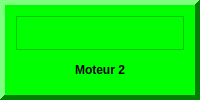
            <widget class="QFrame" name="F8">
             <property name="palette">
              <palette>
               <active>
                <colorrole role="WindowText">
                 <brush brushstyle="SolidPattern">
                  <color alpha="255">
                   <red>0</red>
                   <green>0</green>
                   <blue>0</blue>
                  </color>
                 </brush>
                </colorrole>
                <colorrole role="Button">
                 <brush brushstyle="SolidPattern">
                  <color alpha="255">
                   <red>0</red>
                   <green>255</green>
                   <blue>0</blue>
                  </color>
                 </brush>
                </colorrole>
                <colorrole role="Light">
                 <brush brushstyle="SolidPattern">
                  <color alpha="255">
                   <red>127</red>
                   <green>255</green>
                   <blue>127</blue>
                  </color>
                 </brush>
                </colorrole>
                <colorrole role="Midlight">
                 <brush brushstyle="SolidPattern">
                  <color alpha="255">
                   <red>63</red>
                   <green>255</green>
                   <blue>63</blue>
                  </color>
                 </brush>
                </colorrole>
                <colorrole role="Dark">
                 <brush brushstyle="SolidPattern">
                  <color alpha="255">
                   <red>0</red>
                   <green>127</green>
                   <blue>0</blue>
                  </color>
                 </brush>
                </colorrole>
                <colorrole role="Mid">
                 <brush brushstyle="SolidPattern">
                  <color alpha="255">
                   <red>0</red>
                   <green>170</green>
                   <blue>0</blue>
                  </color>
                 </brush>
                </colorrole>
                <colorrole role="Text">
                 <brush brushstyle="SolidPattern">
                  <color alpha="255">
                   <red>0</red>
                   <green>0</green>
                   <blue>0</blue>
                  </color>
                 </brush>
                </colorrole>
                <colorrole role="BrightText">
                 <brush brushstyle="SolidPattern">
                  <color alpha="255">
                   <red>255</red>
                   <green>255</green>
                   <blue>255</blue>
                  </color>
                 </brush>
                </colorrole>
                <colorrole role="ButtonText">
                 <brush brushstyle="SolidPattern">
                  <color alpha="255">
                   <red>0</red>
                   <green>0</green>
                   <blue>0</blue>
                  </color>
                 </brush>
                </colorrole>
                <colorrole role="Base">
                 <brush brushstyle="SolidPattern">
                  <color alpha="255">
                   <red>255</red>
                   <green>255</green>
                   <blue>255</blue>
                  </color>
                 </brush>
                </colorrole>
                <colorrole role="Window">
                 <brush brushstyle="SolidPattern">
                  <color alpha="255">
                   <red>0</red>
                   <green>255</green>
                   <blue>0</blue>
                  </color>
                 </brush>
                </colorrole>
                <colorrole role="Shadow">
                 <brush brushstyle="SolidPattern">
                  <color alpha="255">
                   <red>0</red>
                   <green>0</green>
                   <blue>0</blue>
                  </color>
                 </brush>
                </colorrole>
                <colorrole role="AlternateBase">
                 <brush brushstyle="SolidPattern">
                  <color alpha="255">
                   <red>127</red>
                   <green>255</green>
                   <blue>127</blue>
                  </color>
                 </brush>
                </colorrole>
                <colorrole role="ToolTipBase">
                 <brush brushstyle="SolidPattern">
                  <color alpha="255">
                   <red>255</red>
                   <green>255</green>
                   <blue>220</blue>
                  </color>
                 </brush>
                </colorrole>
                <colorrole role="ToolTipText">
                 <brush brushstyle="SolidPattern">
                  <color alpha="255">
                   <red>0</red>
                   <green>0</green>
                   <blue>0</blue>
                  </color>
                 </brush>
                </colorrole>
               </active>
               <inactive>
                <colorrole role="WindowText">
                 <brush brushstyle="SolidPattern">
                  <color alpha="255">
                   <red>0</red>
                   <green>0</green>
                   <blue>0</blue>
                  </color>
                 </brush>
                </colorrole>
                <colorrole role="Button">
                 <brush brushstyle="SolidPattern">
                  <color alpha="255">
                   <red>0</red>
                   <green>255</green>
                   <blue>0</blue>
                  </color>
                 </brush>
                </colorrole>
                <colorrole role="Light">
                 <brush brushstyle="SolidPattern">
                  <color alpha="255">
                   <red>127</red>
                   <green>255</green>
                   <blue>127</blue>
                  </color>
                 </brush>
                </colorrole>
                <colorrole role="Midlight">
                 <brush brushstyle="SolidPattern">
                  <color alpha="255">
                   <red>63</red>
                   <green>255</green>
                   <blue>63</blue>
                  </color>
                 </brush>
                </colorrole>
                <colorrole role="Dark">
                 <brush brushstyle="SolidPattern">
                  <color alpha="255">
                   <red>0</red>
                   <green>127</green>
                   <blue>0</blue>
                  </color>
                 </brush>
                </colorrole>
                <colorrole role="Mid">
                 <brush brushstyle="SolidPattern">
                  <color alpha="255">
                   <red>0</red>
                   <green>170</green>
                   <blue>0</blue>
                  </color>
                 </brush>
                </colorrole>
                <colorrole role="Text">
                 <brush brushstyle="SolidPattern">
                  <color alpha="255">
                   <red>0</red>
                   <green>0</green>
                   <blue>0</blue>
                  </color>
                 </brush>
                </colorrole>
                <colorrole role="BrightText">
                 <brush brushstyle="SolidPattern">
                  <color alpha="255">
                   <red>255</red>
                   <green>255</green>
                   <blue>255</blue>
                  </color>
                 </brush>
                </colorrole>
                <colorrole role="ButtonText">
                 <brush brushstyle="SolidPattern">
                  <color alpha="255">
                   <red>0</red>
                   <green>0</green>
                   <blue>0</blue>
                  </color>
                 </brush>
                </colorrole>
                <colorrole role="Base">
                 <brush brushstyle="SolidPattern">
                  <color alpha="255">
                   <red>255</red>
                   <green>255</green>
                   <blue>255</blue>
                  </color>
                 </brush>
                </colorrole>
                <colorrole role="Window">
                 <brush brushstyle="SolidPattern">
                  <color alpha="255">
                   <red>0</red>
                   <green>255</green>
                   <blue>0</blue>
                  </color>
                 </brush>
                </colorrole>
                <colorrole role="Shadow">
                 <brush brushstyle="SolidPattern">
                  <color alpha="255">
                   <red>0</red>
                   <green>0</green>
                   <blue>0</blue>
                  </color>
                 </brush>
                </colorrole>
                <colorrole role="AlternateBase">
                 <brush brushstyle="SolidPattern">
                  <color alpha="255">
                   <red>127</red>
                   <green>255</green>
                   <blue>127</blue>
                  </color>
                 </brush>
                </colorrole>
                <colorrole role="ToolTipBase">
                 <brush brushstyle="SolidPattern">
                  <color alpha="255">
                   <red>255</red>
                   <green>255</green>
                   <blue>220</blue>
                  </color>
                 </brush>
                </colorrole>
                <colorrole role="ToolTipText">
                 <brush brushstyle="SolidPattern">
                  <color alpha="255">
                   <red>0</red>
                   <green>0</green>
                   <blue>0</blue>
                  </color>
                 </brush>
                </colorrole>
               </inactive>
               <disabled>
                <colorrole role="WindowText">
                 <brush brushstyle="SolidPattern">
                  <color alpha="255">
                   <red>0</red>
                   <green>127</green>
                   <blue>0</blue>
                  </color>
                 </brush>
                </colorrole>
                <colorrole role="Button">
                 <brush brushstyle="SolidPattern">
                  <color alpha="255">
                   <red>0</red>
                   <green>255</green>
                   <blue>0</blue>
                  </color>
                 </brush>
                </colorrole>
                <colorrole role="Light">
                 <brush brushstyle="SolidPattern">
                  <color alpha="255">
                   <red>127</red>
                   <green>255</green>
                   <blue>127</blue>
                  </color>
                 </brush>
                </colorrole>
                <colorrole role="Midlight">
                 <brush brushstyle="SolidPattern">
                  <color alpha="255">
                   <red>63</red>
                   <green>255</green>
                   <blue>63</blue>
                  </color>
                 </brush>
                </colorrole>
                <colorrole role="Dark">
                 <brush brushstyle="SolidPattern">
                  <color alpha="255">
                   <red>0</red>
                   <green>127</green>
                   <blue>0</blue>
                  </color>
                 </brush>
                </colorrole>
                <colorrole role="Mid">
                 <brush brushstyle="SolidPattern">
                  <color alpha="255">
                   <red>0</red>
                   <green>170</green>
                   <blue>0</blue>
                  </color>
                 </brush>
                </colorrole>
                <colorrole role="Text">
                 <brush brushstyle="SolidPattern">
                  <color alpha="255">
                   <red>0</red>
                   <green>127</green>
                   <blue>0</blue>
                  </color>
                 </brush>
                </colorrole>
                <colorrole role="BrightText">
                 <brush brushstyle="SolidPattern">
                  <color alpha="255">
                   <red>255</red>
                   <green>255</green>
                   <blue>255</blue>
                  </color>
                 </brush>
                </colorrole>
                <colorrole role="ButtonText">
                 <brush brushstyle="SolidPattern">
                  <color alpha="255">
                   <red>0</red>
                   <green>127</green>
                   <blue>0</blue>
                  </color>
                 </brush>
                </colorrole>
                <colorrole role="Base">
                 <brush brushstyle="SolidPattern">
                  <color alpha="255">
                   <red>0</red>
                   <green>255</green>
                   <blue>0</blue>
                  </color>
                 </brush>
                </colorrole>
                <colorrole role="Window">
                 <brush brushstyle="SolidPattern">
                  <color alpha="255">
                   <red>0</red>
                   <green>255</green>
                   <blue>0</blue>
                  </color>
                 </brush>
                </colorrole>
                <colorrole role="Shadow">
                 <brush brushstyle="SolidPattern">
                  <color alpha="255">
                   <red>0</red>
                   <green>0</green>
                   <blue>0</blue>
                  </color>
                 </brush>
                </colorrole>
                <colorrole role="AlternateBase">
                 <brush brushstyle="SolidPattern">
                  <color alpha="255">
                   <red>0</red>
                   <green>255</green>
                   <blue>0</blue>
                  </color>
                 </brush>
                </colorrole>
                <colorrole role="ToolTipBase">
                 <brush brushstyle="SolidPattern">
                  <color alpha="255">
                   <red>255</red>
                   <green>255</green>
                   <blue>220</blue>
                  </color>
                 </brush>
                </colorrole>
                <colorrole role="ToolTipText">
                 <brush brushstyle="SolidPattern">
                  <color alpha="255">
                   <red>0</red>
                   <green>0</green>
                   <blue>0</blue>
                  </color>
                 </brush>
                </colorrole>
               </disabled>
              </palette>
             </property>
             <property name="frameShape">
              <enum>QFrame::Panel</enum>
             </property>
             <property name="frameShadow">
              <enum>QFrame::Raised</enum>
             </property>
             <property name="lineWidth">
              <number>5</number>
             </property>
             <layout class="QGridLayout" name="gridLayout_12">
              <item row="0" column="0">
               <layout class="QVBoxLayout" name="verticalLayout_8">
                <item>
                 <widget class="QFrame" name="frame_2">
                  <property name="frameShape">
                   <enum>QFrame::StyledPanel</enum>
                  </property>
                  <property name="frameShadow">
                   <enum>QFrame::Raised</enum>
                  </property>
                  <layout class="QGridLayout" name="gridLayout_16">
                   <item row="0" column="0">
                    <layout class="QHBoxLayout" name="horizontalLayout_11">
                     <item>
                      <widget class="QLabel" name="M21">
                       <property name="text">
                        <string/>
                       </property>
                       <property name="pixmap">
                        <pixmap resource="images.qrc">:/icones/rouge</pixmap>
                       </property>
                       <property name="alignment">
                        <set>Qt::AlignCenter</set>
                       </property>
                      </widget>
                     </item>
                     <item>
                      <widget class="QLabel" name="M22">
                       <property name="text">
                        <string/>
                       </property>
                       <property name="pixmap">
                        <pixmap resource="images.qrc">:/icones/vert</pixmap>
                       </property>
                       <property name="alignment">
                        <set>Qt::AlignCenter</set>
                       </property>
                      </widget>
                     </item>
                     <item>
                      <widget class="QLabel" name="M23">
                       <property name="text">
                        <string/>
                       </property>
                       <property name="pixmap">
                        <pixmap resource="images.qrc">:/icones/rouge</pixmap>
                       </property>
                       <property name="alignment">
                        <set>Qt::AlignCenter</set>
                       </property>
                      </widget>
                     </item>
                    </layout>
                   </item>
                  </layout>
                 </widget>
                </item>
                <item>
                 <widget class="QLabel" name="label_11">
                  <property name="font">
                   <font>
                    <weight>75</weight>
                    <bold>true</bold>
                   </font>
                  </property>
                  <property name="text">
                   <string>Moteur 2</string>
                  </property>
                  <property name="alignment">
                   <set>Qt::AlignCenter</set>
                  </property>
                 </widget>
                </item>
               </layout>
              </item>
             </layout>
            </widget>
